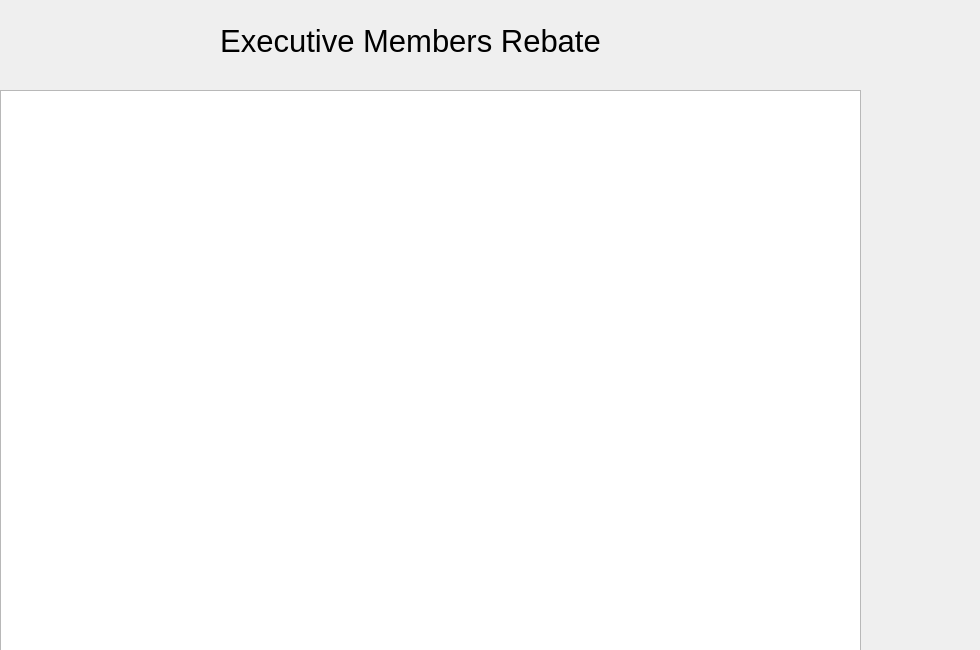
<?xml version="1.0" encoding="UTF-8"?>
<ui version="4.0">
 <class>Rebate</class>
 <widget class="QDialog" name="Rebate">
  <property name="geometry">
   <rect>
    <x>0</x>
    <y>0</y>
    <width>980</width>
    <height>650</height>
   </rect>
  </property>
  <property name="windowTitle">
   <string>Rebate</string>
  </property>
  <property name="styleSheet">
   <string notr="true">QTableCornerButton::section {background-color: rgb(202, 210, 197)};</string>
  </property>
  <widget class="QTableView" name="tableView">
   <property name="geometry">
    <rect>
     <x>0</x>
     <y>90</y>
     <width>861</width>
     <height>561</height>
    </rect>
   </property>
   <property name="styleSheet">
    <string notr="true">


QHeaderView::section {background-color: rgb(202, 210, 197);
color:rgb(0, 0, 0);};

background-color: rgb(47, 62, 70); color:rgb(255, 255, 255)


</string>
   </property>
   <property name="gridStyle">
    <enum>Qt::SolidLine</enum>
   </property>
   <property name="wordWrap">
    <bool>true</bool>
   </property>
  </widget>
  <widget class="QLabel" name="label_6">
   <property name="geometry">
    <rect>
     <x>110</x>
     <y>0</y>
     <width>601</width>
     <height>81</height>
    </rect>
   </property>
   <property name="font">
    <font>
     <family>Nirmala UI</family>
     <pointsize>23</pointsize>
    </font>
   </property>
   <property name="text">
    <string>Executive Members Rebate</string>
   </property>
   <property name="alignment">
    <set>Qt::AlignCenter</set>
   </property>
   <property name="wordWrap">
    <bool>true</bool>
   </property>
  </widget>
 </widget>
 <resources/>
 <connections/>
</ui>
